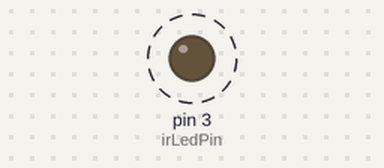
The sketch below on a simulated Arduino Uno, built with avr-gcc and run on an emulated ATmega328P. On the bench: output pins drawn as LEDs (lit = HIGH). Dashed ring = blinking. What the sketch prints to the serial monitor is not drawn.

Above: at 0.5 s.
Timing chart, 0 to 4.6 s (numbered marks = the images above):
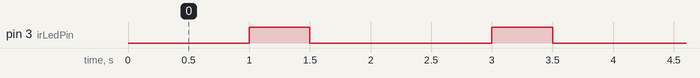

The sketch:

Infrared_Emitter.ino
```cpp
/*** Atya Technologies Pvt.Ltd. - Infrared Emitter ***/

//Pin Declaration:
int irLedPin = 3;

// Duration in microseconds for high and low states
int pulseHigh = 500;  // ~38kHz (1/38,000)/2 = 13 microseconds for high state
int pulseLow = 500;   // ~38kHz (1/38,000)/2 = 13 microseconds for low state

void setup() {
  // Set the IR LED pin as an output
  pinMode(irLedPin, OUTPUT);
  Serial.begin(9600);  // initialize serial communication at 9600 bits per second
  Serial.println("Welcome to Atya Technologies Pvt. Ltd.");
}

void loop() {

  // Send an IR signal
  delay(1000);  // Send the signal for 1000 milliseconds (1 second)
  Serial.print("Infrared Emitter:");
  digitalWrite(irLedPin, HIGH);
  Serial.println("ON");
  delay(pulseHigh);
  digitalWrite(irLedPin, LOW);
  Serial.println("OFF");
  delay(pulseLow);
  Serial.println();
}
```

Measured:
- by itself, pin 3 (irLedPin): alternates HIGH for 0.50 s and LOW for 1.5 s
